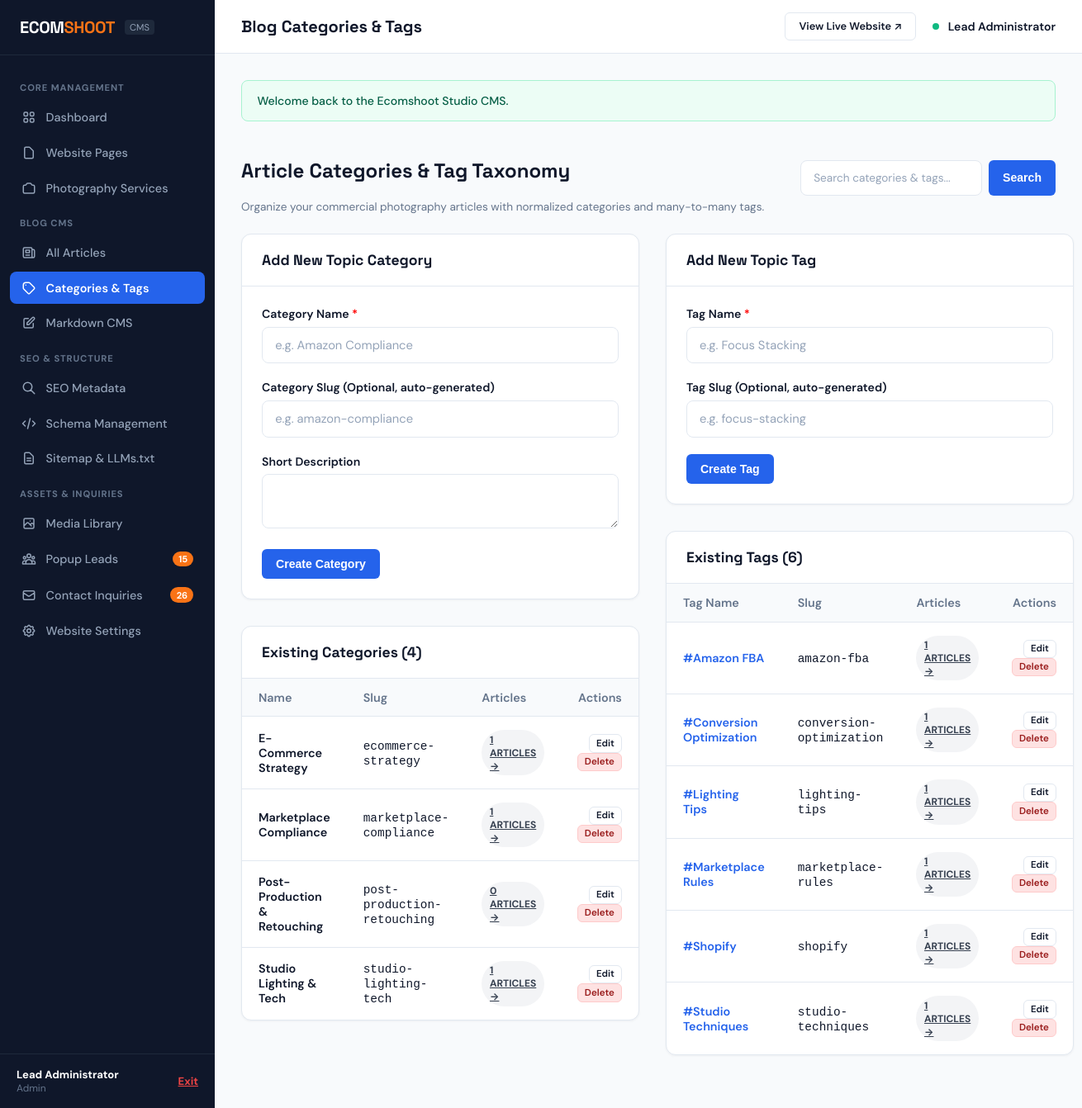
The app's page /admin/categories.php (signed in) with its own data.
### tables this page shows
CREATE TABLE `blog_categories` (
  `id` int(11) NOT NULL AUTO_INCREMENT,
  `name` varchar(100) NOT NULL,
  `slug` varchar(100) NOT NULL,
  `description` text DEFAULT NULL,
  `created_at` timestamp NULL DEFAULT current_timestamp(),
  PRIMARY KEY (`id`),
  UNIQUE KEY `slug` (`slug`)
);

CREATE TABLE `blog_tags` (
  `id` int(11) NOT NULL AUTO_INCREMENT,
  `name` varchar(50) NOT NULL,
  `slug` varchar(50) NOT NULL,
  `created_at` timestamp NULL DEFAULT current_timestamp(),
  PRIMARY KEY (`id`),
  UNIQUE KEY `name` (`name`),
  UNIQUE KEY `slug` (`slug`),
  UNIQUE KEY `idx_tag_slug` (`slug`)
);

### config/config.php (called while the page is built, shortened)
<?php
require_once SERVICES_PATH . '/CSRF.php';
function e(?string $string): string {
    return htmlspecialchars($string ?? '', ENT_QUOTES, 'UTF-8');
}
function url(string $path = ''): string {
    $cleanPath = ltrim($path, '/');
    $cleanPath = preg_replace('/\.php$/i', '', $cleanPath);
    return BASE_URL . ($cleanPath ? '/' . $cleanPath : '');
}

### services/CSRF.php (called while the page is built, shortened)
<?php
class CSRF {
    private static string $sessionTokenKey = 'ecomshoot_csrf_token';
    public static function getToken(): string {
        return $_SESSION[self::$sessionTokenKey];
    }
    public static function token(): string {
        return self::getToken();
    }
}

### admin/categories.php (the view, shortened to what this page needs)
<?php
require_once __DIR__ . '/../config/config.php';
$db = Database::getInstance()->getConnection();
$searchQ = trim($_GET['q'] ?? '');
$catSql = "SELECT c.*, count(b.id) as blog_count
           FROM blog_categories c
           LEFT JOIN blogs b ON b.category_id = c.id";
$catSql .= " GROUP BY c.id ORDER BY c.name ASC";
$catStmt = $db->prepare($catSql);
if ($searchQ !== '') {
    $catStmt->execute(['q1' => "%$searchQ%", 'q2' => "%$searchQ%"]);
} else {
    $catStmt->execute();
}
$categories = $catStmt->fetchAll(PDO::FETCH_ASSOC);
$tagSql = "SELECT t.*, count(rel.blog_id) as blog_count
           FROM blog_tags t
           LEFT JOIN blog_tag_relations rel ON rel.tag_id = t.id";
$tagSql .= " GROUP BY t.id ORDER BY t.name ASC";
$tagStmt = $db->prepare($tagSql);
if ($searchQ !== '') {
    $tagStmt->execute(['q1' => "%$searchQ%", 'q2' => "%$searchQ%"]);
} else {
    $tagStmt->execute();
}
$tags = $tagStmt->fetchAll(PDO::FETCH_ASSOC);
$editCat = null;
$editTag = null;
require_once __DIR__ . '/includes/header.php';
?>
<div style="display: flex; justify-content: space-between; align-items: center; margin-bottom: 1.5rem; flex-wrap: wrap; gap: 1rem;">
  <div>
    <h2>Article Categories &amp; Tag Taxonomy</h2>
    <div style="font-size: 0.85rem; color: var(--admin-text-muted);">Organize your commercial photography articles with normalized categories and many-to-many tags.</div>
  </div>
  <div>
    <form action="<?= url('admin/categories.php') ?>" method="GET" style="display: flex; gap: 0.5rem;">
      <input type="text" name="q" value="<?= e($searchQ) ?>" placeholder="Search categories &amp; tags..." class="admin-form-control" style="font-size: 0.85rem; width: 220px;">
      <button type="submit" class="btn-admin btn-admin-primary">Search</button>
    </form>
  </div>
</div>
<div style="display: grid; grid-template-columns: 1fr 1fr; gap: 2rem;">
  <div>
    <div class="admin-card">
      <div class="admin-card-header">
        <div class="admin-card-title"><?= $editCat ? 'Edit Category: ' . e($editCat['name']) : 'Add New Topic Category' ?></div>
      </div>
      <div class="admin-card-body">
        <form action="<?= url('admin/categories.php') ?>" method="POST">
          <div class="admin-form-group">
            <label class="admin-form-label">Category Name <span style="color:red;">*</span></label>
            <input type="text" name="cat_name" value="<?= e($editCat['name'] ?? '') ?>" class="admin-form-control" placeholder="e.g. Amazon Compliance" required>
          </div>
          <div class="admin-form-group">
            <label class="admin-form-label">Category Slug (Optional, auto-generated)</label>
            <input type="text" name="cat_slug" value="<?= e($editCat['slug'] ?? '') ?>" class="admin-form-control" placeholder="e.g. amazon-compliance">
          </div>
          <div class="admin-form-group">
            <label class="admin-form-label">Short Description</label>
            <textarea name="cat_desc" class="admin-form-control" style="min-height: 60px;"><?= e($editCat['description'] ?? '') ?></textarea>
          </div>
          <button type="submit" class="btn-admin btn-admin-primary">
            <?= $editCat ? 'Update Category' : 'Create Category' ?>
          </button>
        </form>
      </div>
    </div>
    <div class="admin-card">
      <div class="admin-card-header">
        <div class="admin-card-title">Existing Categories (<?= count($categories) ?>)</div>
      </div>
      <div class="admin-card-body" style="padding: 0;">
        <table class="admin-table">
          <thead>
            <tr>
              <th>Name</th>
              <th>Slug</th>
              <th>Articles</th>
              <th style="text-align: right;">Actions</th>
            </tr>
          </thead>
          <tbody>
            <?php foreach ($categories as $cat): ?>
              <tr>
                <td style="font-weight: 600;"><?= e($cat['name']) ?></td>
                <td><code><?= e($cat['slug']) ?></code></td>
                <td>
                  <a href="<?= url('admin/blogs.php?cat_id=' . $cat['id']) ?>" class="status-pill status-draft" title="View articles in this category">
                    <?= $cat['blog_count'] ?> articles &rarr;
                  </a>
                </td>
                <td style="text-align: right;">
                  <a href="<?= url('admin/categories.php?edit_cat=' . $cat['id']) ?>" class="btn-admin btn-admin-outline" style="font-size: 0.72rem; padding: 0.2rem 0.5rem;">Edit</a>
                  <a href="<?= url('admin/categories.php?delete_cat=' . $cat['id'] . '&csrf=' . CSRF::token()) ?>"
                     class="btn-admin btn-admin-danger"
                     style="font-size: 0.72rem; padding: 0.2rem 0.5rem;"
                     onclick="return confirm('Delete category <?= e($cat['name']) ?>?');">Delete</a>
                </td>
              </tr>
            <?php endforeach; ?>
          </tbody>
        </table>
      </div>
    </div>
  </div>
  <div>
    <div class="admin-card">
      <div class="admin-card-header">
        <div class="admin-card-title"><?= $editTag ? 'Edit Tag: #' . e($editTag['name']) : 'Add New Topic Tag' ?></div>
      </div>
      <div class="admin-card-body">
        <form action="<?= url('admin/categories.php') ?>" method="POST">
          <div class="admin-form-group">
            <label class="admin-form-label">Tag Name <span style="color:red;">*</span></label>
            <input type="text" name="tag_name" value="<?= e($editTag['name'] ?? '') ?>" class="admin-form-control" placeholder="e.g. Focus Stacking" required>
          </div>
          <div class="admin-form-group">
            <label class="admin-form-label">Tag Slug (Optional, auto-generated)</label>
            <input type="text" name="tag_slug" value="<?= e($editTag['slug'] ?? '') ?>" class="admin-form-control" placeholder="e.g. focus-stacking">
          </div>
          <button type="submit" class="btn-admin btn-admin-primary">
            <?= $editTag ? 'Update Tag' : 'Create Tag' ?>
          </button>
        </form>
      </div>
    </div>
    <div class="admin-card">
      <div class="admin-card-header">
        <div class="admin-card-title">Existing Tags (<?= count($tags) ?>)</div>
      </div>
      <div class="admin-card-body" style="padding: 0;">
        <table class="admin-table">
          <thead>
            <tr>
              <th>Tag Name</th>
              <th>Slug</th>
              <th>Articles</th>
              <th style="text-align: right;">Actions</th>
            </tr>
          </thead>
          <tbody>
            <?php foreach ($tags as $t): ?>
              <tr>
                <td style="font-weight: 600;">
                  <span style="color: var(--admin-primary);">#<?= e($t['name']) ?></span>
                </td>
                <td><code><?= e($t['slug']) ?></code></td>
                <td>
                  <a href="<?= url('admin/blogs.php?tag_id=' . $t['id']) ?>" class="status-pill status-draft" title="Filter articles with this tag">
                    <?= $t['blog_count'] ?> articles &rarr;
                  </a>
                </td>
                <td style="text-align: right;">
                  <a href="<?= url('admin/categories.php?edit_tag=' . $t['id']) ?>" class="btn-admin btn-admin-outline" style="font-size: 0.72rem; padding: 0.2rem 0.5rem;">Edit</a>
                  <a href="<?= url('admin/categories.php?delete_tag=' . $t['id'] . '&csrf=' . CSRF::token()) ?>"
                     class="btn-admin btn-admin-danger"
                     style="font-size: 0.72rem; padding: 0.2rem 0.5rem;"
                     onclick="return confirm('Delete tag #<?= e($t['name']) ?>?');">Delete</a>
                </td>
              </tr>
            <?php endforeach; ?>
          </tbody>
        </table>
      </div>
    </div>
  </div>
</div>
<?php require_once __DIR__ . '/includes/footer.php'; ?>

### assets/css/admin.css (style rules this page uses)
:root { --admin-sidebar-width: 260px; --admin-header-height: 65px; --admin-bg: #F8FAFC; --admin-sidebar-bg: #0F172A; --admin-sidebar-hover: #1E293B; --admin-card-bg: #FFFFFF; --admin-border: #E2E8F0; --admin-text-main: #0F172A; --admin-text-muted: #64748B; --admin-primary: #2563EB; --admin-primary-hover: #1D4ED8; --admin-coral: #F97316; --admin-success: #10B981; --admin-danger: #EF4444; --admin-warning: #F59E0B; }
.admin-body h1, .admin-body h2, .admin-body h3, .admin-body h4, .admin-body h5, .admin-body h6, .admin-login-body h1, .admin-login-body h2, .admin-login-body h3, .admin-login-body h4, .admin-login-body h5, .admin-login-body h6 { color: var(--admin-text-main); font-family: 'Space Grotesk', -apple-system, sans-serif; font-weight: 700; }
.admin-body input, .admin-body select, .admin-body textarea, .admin-login-body input, .admin-login-body select, .admin-login-body textarea { color: #0F172A !important; background-color: #FFFFFF !important; font-family: 'DM Sans', -apple-system, sans-serif; }
body.admin-body { background-color: var(--admin-bg); color: var(--admin-text-main); font-family: 'DM Sans', -apple-system, BlinkMacSystemFont, sans-serif; margin: 0; display: flex; min-height: 100vh; }
.admin-card { background-color: var(--admin-card-bg); border: 1px solid var(--admin-border); border-radius: 12px; overflow: hidden; box-shadow: 0 1px 3px rgba(15, 23, 42, 0.05); margin-bottom: 2rem; }
.admin-card-header { padding: 1.25rem 1.5rem; border-bottom: 1px solid var(--admin-border); display: flex; align-items: center; justify-content: space-between; }
.admin-card-title { font-family: 'Space Grotesk', sans-serif; font-size: 1.1rem; font-weight: 700; }
.admin-card-body { padding: 1.5rem; }
.admin-table { width: 100%; border-collapse: collapse; text-align: left; font-size: 0.9rem; }
.admin-table th { background-color: #F8FAFC; padding: 0.85rem 1.25rem; font-weight: 600; color: var(--admin-text-muted); border-bottom: 1px solid var(--admin-border); }
.admin-table td { padding: 1rem 1.25rem; border-bottom: 1px solid var(--admin-border); vertical-align: middle; }
.admin-table tr:last-child td { border-bottom: none; }
.status-pill { display: inline-block; font-size: 0.75rem; font-weight: 700; padding: 0.2rem 0.6rem; border-radius: 9999px; text-transform: uppercase; }
.status-draft, .status-inactive { background-color: #F3F4F6; color: #374151; }
.btn-admin { display: inline-flex; align-items: center; gap: 0.4rem; padding: 0.55rem 1rem; font-size: 0.88rem; font-weight: 600; border-radius: 6px; border: 1px solid transparent; cursor: pointer; text-decoration: none; line-height: 1.2; }
.btn-admin-primary { background-color: var(--admin-primary); color: #FFFFFF; }
.btn-admin-danger { background-color: #FEE2E2; color: #991B1B; border-color: #FECACA; }
.btn-admin-outline { background-color: #FFFFFF; border-color: var(--admin-border); color: var(--admin-text-main); }
.admin-form-group { margin-bottom: 1.25rem; }
.admin-form-label { display: block; font-size: 0.88rem; font-weight: 600; color: var(--admin-text-main); margin-bottom: 0.4rem; }
.admin-form-control { width: 100%; box-sizing: border-box; padding: 0.7rem 0.95rem; background-color: #FFFFFF !important; color: #0F172A !important; border: 1px solid var(--admin-border); border-radius: 8px; font-family: inherit; font-size: 0.92rem; line-height: 1.4; transition: border-color 0.15s ease, box-shadow 0.15s ease; }
.admin-form-control::placeholder { color: #94A3B8 !important; }

### records on screen
blog_categories: name "E-Commerce Strategy", slug "ecommerce-strategy", blog_count "1"
blog_categories: name "Marketplace Compliance", slug "marketplace-compliance", blog_count "1"
blog_categories: name "Post-Production & Retouching", slug "post-production-retouching", blog_count "0"
blog_categories: name "Studio Lighting & Tech", slug "studio-lighting-tech", blog_count "1"
blog_tags: name "Amazon FBA", slug "amazon-fba", blog_count "1"
blog_tags: name "Conversion Optimization", slug "conversion-optimization", blog_count "1"
blog_tags: name "Lighting Tips", slug "lighting-tips", blog_count "1"
blog_tags: name "Marketplace Rules", slug "marketplace-rules", blog_count "1"
blog_tags: name "Shopify", slug "shopify", blog_count "1"
blog_tags: name "Studio Techniques", slug "studio-techniques", blog_count "1"

### other values on screen
$newLeadsCount "15"
$unreadCount "26"
$currentAdmin['name'] "Lead Administrator"
$currentAdmin['role'] "Admin"
$adminTitle "Blog Categories & Tags"
$flash['message'] "Welcome back to the Ecomshoot Studio CMS."
count($categories) "4"
count($tags) "6"
